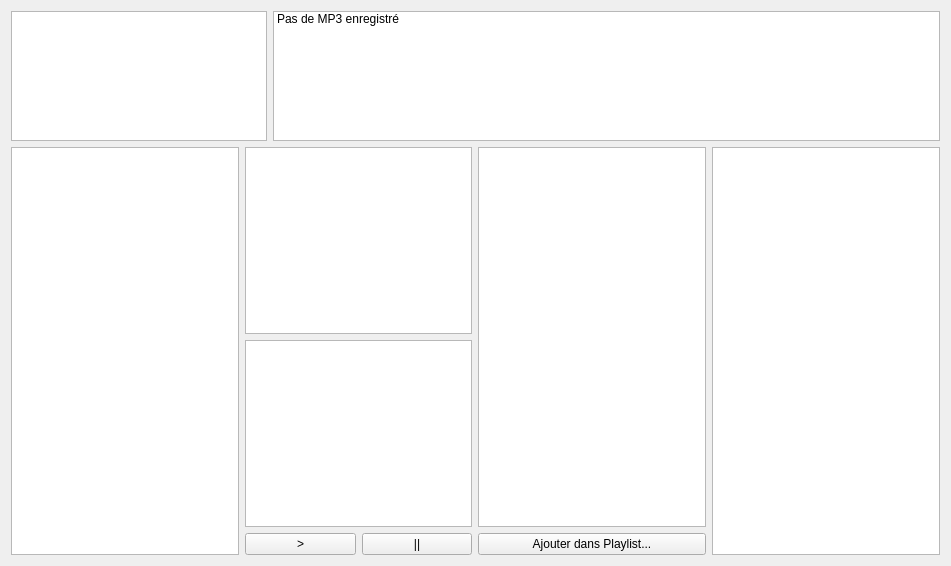
<?xml version="1.0" encoding="UTF-8"?>
<ui version="4.0">
 <class>OngletMp3</class>
 <widget class="QWidget" name="OngletMp3">
  <property name="geometry">
   <rect>
    <x>0</x>
    <y>0</y>
    <width>951</width>
    <height>566</height>
   </rect>
  </property>
  <property name="windowTitle">
   <string>Form</string>
  </property>
  <layout class="QVBoxLayout" name="verticalLayout_4">
   <item>
    <layout class="QHBoxLayout" name="horizontalLayout">
     <item alignment="Qt::AlignLeft|Qt::AlignTop">
      <widget class="QListWidget" name="Categories">
       <property name="maximumSize">
        <size>
         <width>16777215</width>
         <height>140</height>
        </size>
       </property>
       <property name="iconSize">
        <size>
         <width>50</width>
         <height>50</height>
        </size>
       </property>
       <property name="movement">
        <enum>QListView::Static</enum>
       </property>
       <property name="resizeMode">
        <enum>QListView::Adjust</enum>
       </property>
       <property name="viewMode">
        <enum>QListView::IconMode</enum>
       </property>
       <property name="uniformItemSizes">
        <bool>false</bool>
       </property>
      </widget>
     </item>
     <item alignment="Qt::AlignTop">
      <widget class="QListWidget" name="Artistes">
       <property name="maximumSize">
        <size>
         <width>16777215</width>
         <height>140</height>
        </size>
       </property>
       <property name="contextMenuPolicy">
        <enum>Qt::DefaultContextMenu</enum>
       </property>
       <property name="accessibleName">
        <string/>
       </property>
       <property name="accessibleDescription">
        <string/>
       </property>
       <property name="layoutDirection">
        <enum>Qt::LeftToRight</enum>
       </property>
       <property name="autoFillBackground">
        <bool>false</bool>
       </property>
       <property name="frameShape">
        <enum>QFrame::StyledPanel</enum>
       </property>
       <property name="frameShadow">
        <enum>QFrame::Sunken</enum>
       </property>
       <property name="editTriggers">
        <set>QAbstractItemView::NoEditTriggers</set>
       </property>
       <property name="showDropIndicator" stdset="0">
        <bool>true</bool>
       </property>
       <property name="dragEnabled">
        <bool>false</bool>
       </property>
       <property name="dragDropMode">
        <enum>QAbstractItemView::NoDragDrop</enum>
       </property>
       <property name="defaultDropAction">
        <enum>Qt::IgnoreAction</enum>
       </property>
       <property name="iconSize">
        <size>
         <width>100</width>
         <height>100</height>
        </size>
       </property>
       <property name="movement">
        <enum>QListView::Static</enum>
       </property>
       <property name="flow">
        <enum>QListView::LeftToRight</enum>
       </property>
       <property name="isWrapping" stdset="0">
        <bool>false</bool>
       </property>
       <property name="resizeMode">
        <enum>QListView::Adjust</enum>
       </property>
       <property name="layoutMode">
        <enum>QListView::SinglePass</enum>
       </property>
       <property name="viewMode">
        <enum>QListView::IconMode</enum>
       </property>
       <property name="modelColumn">
        <number>0</number>
       </property>
       <property name="uniformItemSizes">
        <bool>true</bool>
       </property>
       <property name="wordWrap">
        <bool>false</bool>
       </property>
       <property name="currentRow">
        <number>-1</number>
       </property>
       <property name="sortingEnabled">
        <bool>false</bool>
       </property>
       <item>
        <property name="text">
         <string>Pas de MP3 enregistré</string>
        </property>
       </item>
      </widget>
     </item>
    </layout>
   </item>
   <item>
    <layout class="QHBoxLayout" name="horizontalLayout_2">
     <item>
      <layout class="QVBoxLayout" name="verticalLayout">
       <item alignment="Qt::AlignLeft">
        <widget class="QListWidget" name="Albums">
         <property name="iconSize">
          <size>
           <width>100</width>
           <height>100</height>
          </size>
         </property>
         <property name="movement">
          <enum>QListView::Static</enum>
         </property>
         <property name="flow">
          <enum>QListView::TopToBottom</enum>
         </property>
         <property name="isWrapping" stdset="0">
          <bool>false</bool>
         </property>
         <property name="resizeMode">
          <enum>QListView::Adjust</enum>
         </property>
         <property name="viewMode">
          <enum>QListView::ListMode</enum>
         </property>
        </widget>
       </item>
      </layout>
     </item>
     <item>
      <layout class="QVBoxLayout" name="verticalLayout_2">
       <item>
        <widget class="QTableWidget" name="Infos"/>
       </item>
       <item>
        <widget class="QTableWidget" name="Similaires"/>
       </item>
       <item>
        <layout class="QHBoxLayout" name="horizontalLayout_3">
         <item>
          <widget class="QPushButton" name="Lecture">
           <property name="text">
            <string>&gt;</string>
           </property>
          </widget>
         </item>
         <item>
          <widget class="QPushButton" name="Stop">
           <property name="text">
            <string>||</string>
           </property>
          </widget>
         </item>
        </layout>
       </item>
      </layout>
     </item>
     <item>
      <layout class="QVBoxLayout" name="verticalLayout_3">
       <item>
        <widget class="QListWidget" name="Playlists"/>
       </item>
       <item>
        <widget class="QPushButton" name="Bouton_Playlist">
         <property name="text">
          <string>Ajouter dans Playlist...</string>
         </property>
        </widget>
       </item>
      </layout>
     </item>
     <item>
      <widget class="QListWidget" name="Paroles"/>
     </item>
    </layout>
   </item>
  </layout>
 </widget>
 <resources/>
 <connections/>
</ui>
